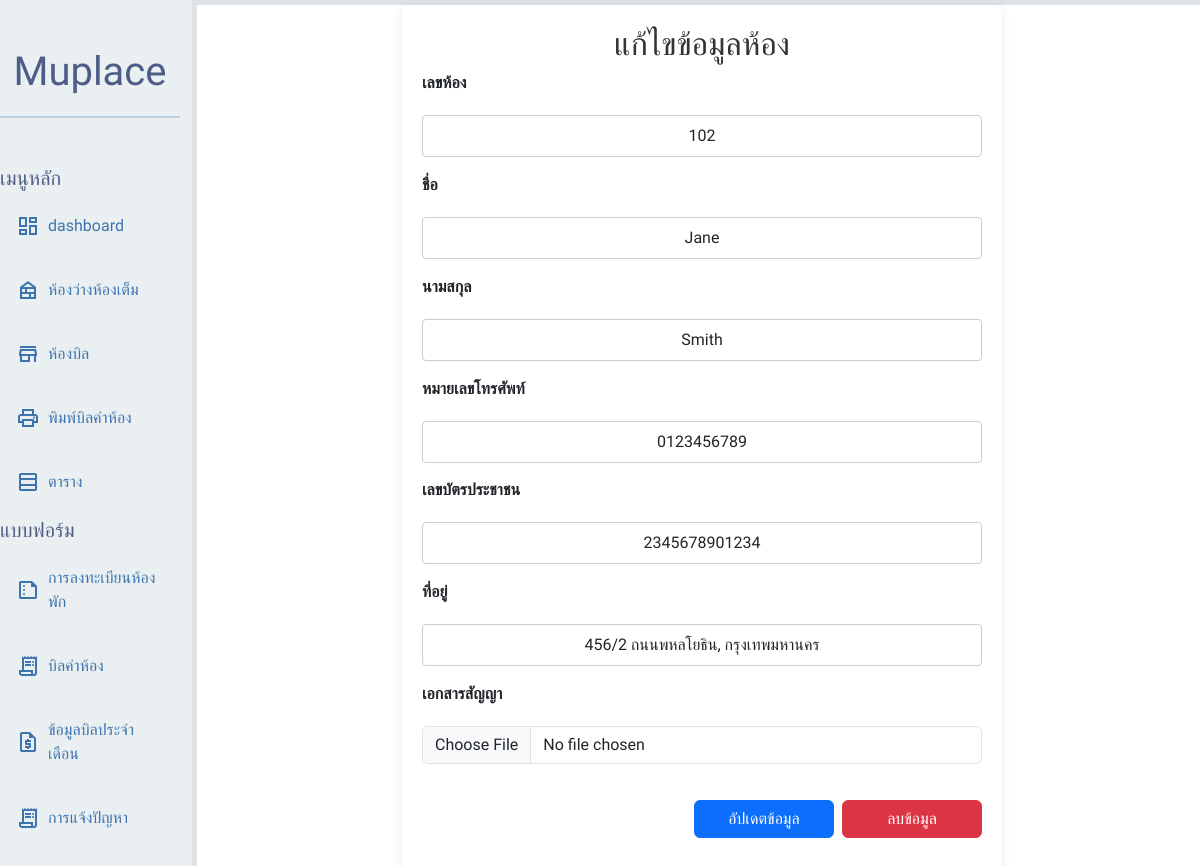
The page /editroominfo.php?room_number=102 on the database its author committed.
### tables this page shows
CREATE TABLE `room_info` (
  `id` int(11) NOT NULL,
  `room_number` varchar(3) NOT NULL,
  `fname` varchar(255) NOT NULL,
  `lname` varchar(255) NOT NULL,
  `id_card_number` varchar(13) NOT NULL,
  `phone_number` varchar(10) DEFAULT NULL,
  `address_add` varchar(255) NOT NULL,
  `start_date` date DEFAULT NULL,
  `notes` varchar(255) DEFAULT NULL,
  `contract` longblob DEFAULT NULL
);

### editroominfo.php (the view, shortened to what this page needs)
<?php require 'dbconnection.php'; ?>
<!DOCTYPE html>
<html lang="en">
<head>
    <link
        href="https://cdn.jsdelivr.net/npm/bootstrap@5.3.3/dist/css/bootstrap.min.css"
        rel="stylesheet"
 />
</head>
<body class="p-0">
    <section class="row">
        <?php include("aside.php"); ?>
        <main class="col-9 col-xl-10 bg-white border border-5">
            <div class="form-container">
                <h2>แก้ไขข้อมูลห้อง</h2>
                <?php
                if (isset($_GET['room_number'])) {
                    $room_number = $_GET['room_number'];
                    $sql = "SELECT * FROM room_info WHERE room_number = '$room_number'";
                    $result = $conn->query($sql);
                    if ($result->num_rows > 0) {
                        $row = $result->fetch_assoc();
                ?>
                        <form action="/updateinfo.php" method="POST" class="mb-3" enctype="multipart/form-data">
                            <div class="mb-3">
                                <label for="room_number" class="form-label">เลขห้อง</label>
                                <input type="text" name="room_number" id="room_number" class="form-control" value="<?php echo $row['room_number']; ?>" readonly>
                            </div>
                            <div class="mb-3">
                                <label for="fname" class="form-label">ชื่อ</label>
                                <input type="text" name="fname" id="fname" class="form-control" maxlength="50" value="<?php echo $row['fname']; ?>" required>
                            </div>
                            <div class="mb-3">
                                <label for="lname" class="form-label">นามสกุล</label>
                                <input type="text" name="lname" id="lname" class="form-control" maxlength="50" value="<?php echo $row['lname']; ?>" required>
                            </div>
                            <label for="phone_number" class="form-label">หมายเลขโทรศัพท์</label>
                            <input type="text" name="phone_number" id="phone_number" class="form-control" maxlength="10" required value="<?php echo $row['phone_number']; ?>">
                            <div class="mb-3">
                                <label for="id_card_number" class="form-label">เลขบัตรประชาชน</label>
                                <input type="text" name="id_card_number" id="id_card_number" class="form-control" value="<?php echo $row['id_card_number']; ?>" maxlength="13" required>
                            </div>
                            <div class="mb-3">
                                <label for="address" class="form-label">ที่อยู่</label>
                                <input type="text" name="address_add" id="address_add" class="form-control" value="<?php echo $row['address_add'] ?>" required>
                            </div>
                            <div class="mb-3">
                                <label for="contract" class="form-label">เอกสารสัญญา</label>
                                <input type="file" name="contract" id="contract" class="form-control" accept="image/*">
                            </div>
                            <div class="d-flex justify-content-end align-items-end mt-3">
                                <input type="submit" value="อัปเดตข้อมูล" class="btn btn-primary me-2 w-25">
                                <button type="button" class="btn btn-danger w-25" onclick="confirmDelete('<?php echo $row['room_number']; ?>') ">ลบข้อมูล</button>
                            </div>
                        </form>
                <?php } else {
                        echo "ไม่พบข้อมูลที่ต้องการแก้ไข";
                    }
                } else {
                    echo "ไม่มี room_number ที่ระบุใน URL";
                }
                ?>
            </div>
        </main>
    </section>
</body>
</html>

### style.css (style rules this page uses)
* { margin: 0; padding: 0; box-sizing: border-box; font-family: "Prompt", sans-serif; font-style: normal; }
body { padding: 0; margin: 0; }
body { font-family: Arial, sans-serif; background-color: #f4f4f4; margin: 0; padding: 20px; }
.form-container { max-width: 600px; margin: auto; background-color: #fff; padding: 20px; box-shadow: 0 2px 10px rgba(0, 0, 0, 0.1); border-radius: 8px; }
h2 { text-align: center; color: #333; }
label { display: block; margin-bottom: 8px; font-weight: bold; }
input[type="text"], input[type="number"], input[type="date"] { width: 100%; padding: 8px; margin-bottom: 15px; border: 1px solid #ccc; border-radius: 4px; }
input { margin-top: 20px; padding: 10px; font-size: 16px; width: 50%; text-align: center; }

### rows shown on the page
room_info: room_number "102", fname "Jane", lname "Smith", phone_number "0123456789", id_card_number "2345678901234", address_add "456/2 ถนนพหลโยธิน, กรุงเทพมหานคร"
